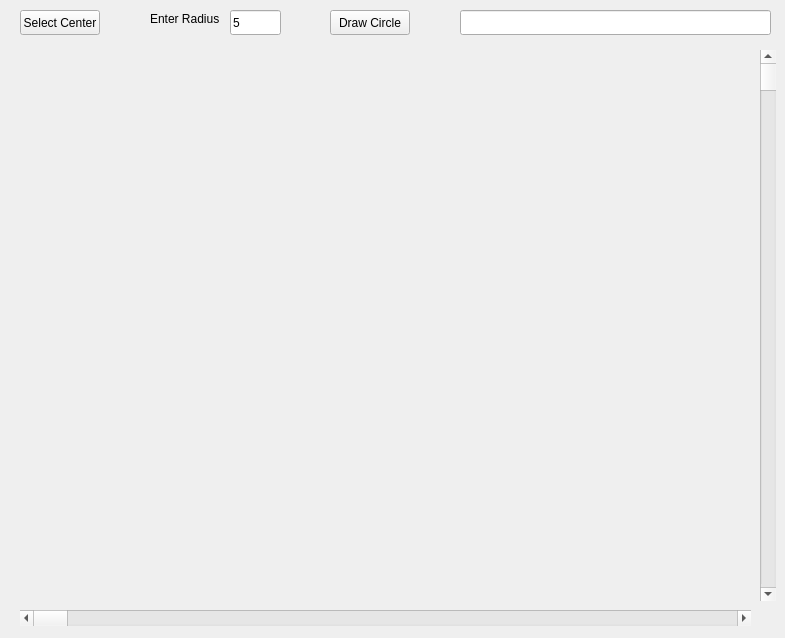
<?xml version="1.0" encoding="UTF-8"?>
<ui version="4.0">
 <class>MainWindow</class>
 <widget class="QMainWindow" name="MainWindow">
  <property name="geometry">
   <rect>
    <x>0</x>
    <y>0</y>
    <width>785</width>
    <height>638</height>
   </rect>
  </property>
  <property name="windowTitle">
   <string>MainWindow</string>
  </property>
  <widget class="QWidget" name="centralWidget">
   <widget class="QPushButton" name="pushButton_3">
    <property name="geometry">
     <rect>
      <x>20</x>
      <y>10</y>
      <width>80</width>
      <height>25</height>
     </rect>
    </property>
    <property name="cursor">
     <cursorShape>PointingHandCursor</cursorShape>
    </property>
    <property name="text">
     <string>Select Center</string>
    </property>
   </widget>
   <widget class="QLineEdit" name="lineEdit_3">
    <property name="geometry">
     <rect>
      <x>230</x>
      <y>10</y>
      <width>51</width>
      <height>25</height>
     </rect>
    </property>
    <property name="text">
     <string>5</string>
    </property>
   </widget>
   <widget class="QLabel" name="label">
    <property name="geometry">
     <rect>
      <x>150</x>
      <y>10</y>
      <width>81</width>
      <height>17</height>
     </rect>
    </property>
    <property name="text">
     <string>Enter Radius</string>
    </property>
    <property name="buddy">
     <cstring>lineEdit_3</cstring>
    </property>
   </widget>
   <widget class="QPushButton" name="pushButton">
    <property name="geometry">
     <rect>
      <x>330</x>
      <y>10</y>
      <width>80</width>
      <height>25</height>
     </rect>
    </property>
    <property name="cursor">
     <cursorShape>PointingHandCursor</cursorShape>
    </property>
    <property name="text">
     <string>Draw Circle</string>
    </property>
   </widget>
   <widget class="Viewer" name="drawingScene" native="true">
    <property name="geometry">
     <rect>
      <x>20</x>
      <y>50</y>
      <width>731</width>
      <height>551</height>
     </rect>
    </property>
    <property name="cursor">
     <cursorShape>CrossCursor</cursorShape>
    </property>
    <property name="toolTip">
     <string>&lt;html&gt;&lt;head/&gt;&lt;body&gt;&lt;p&gt;&lt;span style=&quot; color:#73d216;&quot;&gt;Панель отрисовки OpenGL&lt;/span&gt;&lt;/p&gt;&lt;/body&gt;&lt;/html&gt;</string>
    </property>
    <widget class="QLabel" name="Coord_Label">
     <property name="geometry">
      <rect>
       <x>560</x>
       <y>510</y>
       <width>161</width>
       <height>31</height>
      </rect>
     </property>
     <property name="font">
      <font>
       <family>Courier New</family>
       <pointsize>14</pointsize>
       <weight>50</weight>
       <italic>false</italic>
       <bold>false</bold>
      </font>
     </property>
     <property name="text">
      <string/>
     </property>
    </widget>
   </widget>
   <widget class="QScrollBar" name="horizontalScrollBar">
    <property name="geometry">
     <rect>
      <x>20</x>
      <y>610</y>
      <width>731</width>
      <height>16</height>
     </rect>
    </property>
    <property name="maximum">
     <number>200</number>
    </property>
    <property name="singleStep">
     <number>2</number>
    </property>
    <property name="orientation">
     <enum>Qt::Horizontal</enum>
    </property>
   </widget>
   <widget class="QScrollBar" name="verticalScrollBar">
    <property name="geometry">
     <rect>
      <x>760</x>
      <y>50</y>
      <width>16</width>
      <height>551</height>
     </rect>
    </property>
    <property name="minimum">
     <number>0</number>
    </property>
    <property name="maximum">
     <number>200</number>
    </property>
    <property name="singleStep">
     <number>2</number>
    </property>
    <property name="orientation">
     <enum>Qt::Vertical</enum>
    </property>
   </widget>
   <widget class="QLineEdit" name="lineEdit">
    <property name="geometry">
     <rect>
      <x>460</x>
      <y>10</y>
      <width>311</width>
      <height>25</height>
     </rect>
    </property>
    <property name="toolTip">
     <string>&lt;html&gt;&lt;head/&gt;&lt;body&gt;&lt;p&gt;Поле ввода параметров отрисовки окружности.&lt;/p&gt;&lt;p&gt;&lt;br/&gt;&lt;/p&gt;&lt;p&gt;&amp;lt;&lt;span style=&quot; font-weight:600;&quot;&gt;Параметр 1&lt;/span&gt;&amp;gt;, &amp;lt;&lt;span style=&quot; font-weight:600;&quot;&gt;Параметр 2&lt;/span&gt;&amp;gt;, ...,&amp;lt;&lt;span style=&quot; font-weight:600;&quot;&gt;Параметр n&lt;/span&gt;&amp;gt;&lt;/p&gt;&lt;p&gt;&lt;span style=&quot; font-weight:600; text-decoration: underline;&quot;&gt;Примечание:&lt;/span&gt; Параметры перечисляются через запятую без пробелов&lt;/p&gt;&lt;p&gt;&lt;br/&gt;&lt;/p&gt;&lt;p&gt;Возможные варианты параметров отрисовки:&lt;/p&gt;&lt;p&gt;&lt;span style=&quot; font-weight:600;&quot;&gt;* First_quarter&lt;/span&gt; - отрисовать &lt;span style=&quot; font-weight:600;&quot;&gt;I&lt;/span&gt; четверть окружности;&lt;/p&gt;&lt;p&gt;&lt;span style=&quot; font-weight:600;&quot;&gt;* Second_quarter&lt;/span&gt; - отрисовать &lt;span style=&quot; font-weight:600;&quot;&gt;II&lt;/span&gt; четверть окружности;&lt;/p&gt;&lt;p&gt;&lt;span style=&quot; font-weight:600;&quot;&gt;* Third_quarter&lt;/span&gt; - отрисовать &lt;span style=&quot; font-weight:600;&quot;&gt;III&lt;/span&gt; четверть окружности;&lt;/p&gt;&lt;p&gt;&lt;span style=&quot; font-weight:600;&quot;&gt;* Fourth_quarter&lt;/span&gt; - отрисовать &lt;span style=&quot; font-weight:600;&quot;&gt;IV&lt;/span&gt; четверть окружности;&lt;/p&gt;&lt;p&gt;&lt;span style=&quot; font-weight:600;&quot;&gt;* First_half&lt;/span&gt; - отрисовать &lt;span style=&quot; font-weight:600;&quot;&gt;I&lt;/span&gt; половину окржности (включает &lt;span style=&quot; font-weight:600;&quot;&gt;I&lt;/span&gt; и &lt;span style=&quot; font-weight:600;&quot;&gt;II&lt;/span&gt; четверти);&lt;/p&gt;&lt;p&gt;&lt;span style=&quot; font-weight:600;&quot;&gt;* Second_half&lt;/span&gt; - отрисовать &lt;span style=&quot; font-weight:600;&quot;&gt;II&lt;/span&gt; половину окржности (включает &lt;span style=&quot; font-weight:600;&quot;&gt;III&lt;/span&gt; и &lt;span style=&quot; font-weight:600;&quot;&gt;IV&lt;/span&gt; четверти);&lt;/p&gt;&lt;p&gt;* &lt;span style=&quot; font-weight:600;&quot;&gt;Full_circle &lt;/span&gt;- отрисовать окружность целиком (&lt;span style=&quot; font-weight:600;&quot;&gt;I&lt;/span&gt;,&lt;span style=&quot; font-weight:600;&quot;&gt; II&lt;/span&gt;,&lt;span style=&quot; font-weight:600;&quot;&gt; III &lt;/span&gt;и&lt;span style=&quot; font-weight:600;&quot;&gt; IV &lt;/span&gt;четверти).&lt;/p&gt;&lt;/body&gt;&lt;/html&gt;</string>
    </property>
   </widget>
  </widget>
 </widget>
 <layoutdefault spacing="6" margin="11"/>
 <customwidgets>
  <customwidget>
   <class>Viewer</class>
   <extends>QWidget</extends>
   <header location="global">viewer.hpp</header>
   <container>1</container>
  </customwidget>
 </customwidgets>
 <resources/>
 <connections/>
</ui>
